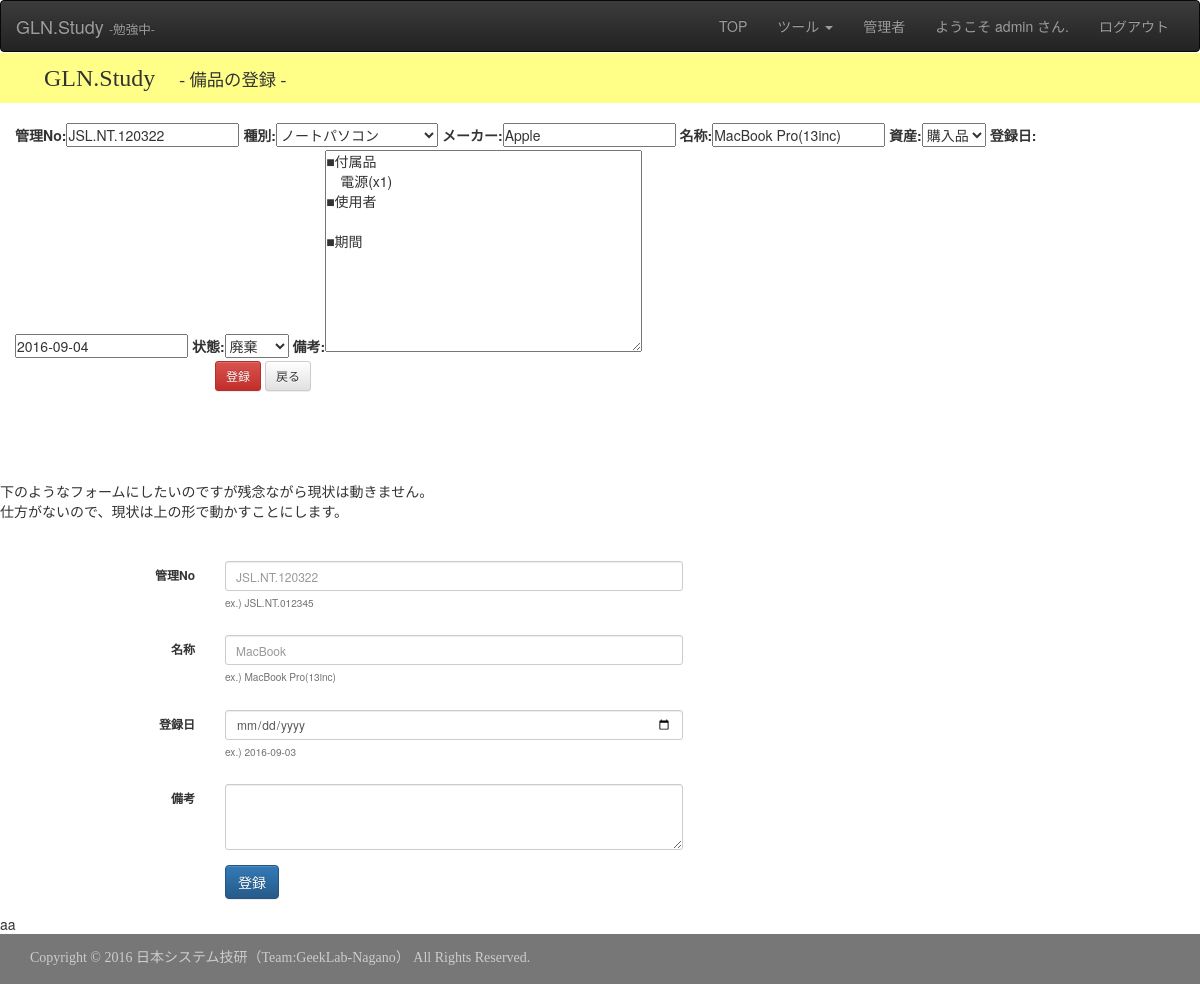
/bihin/mod/3/ (signed in), run on the app's committed database.
### bihin/models.py (models this page shows)
class Bihin(models.Model):
    bihin_no = models.CharField('管理No', max_length=255)
    bihin_type = models.IntegerField('種別', choices=PCTYPE_CHOICES)
    bihin_manufct = models.CharField('メーカー', max_length=255)
    bihin_name = models.CharField('名称', max_length=255)
    bihin_shisan = models.IntegerField('資産', choices=SHISAN_CHOICES)
    bihin_date = models.DateField('登録日')
    bihin_sts = models.IntegerField('状態', choices=STATUS_CHOICES)
    bihin_text = models.TextField('備考', null=True)

### bihin/views.py (the view)
# urls.py: url(r'^mod/(?P<bihin_id>\d+)/$', views.bihin_edit, name='bihin_mod'),		# /bihin/mod	:編集
@login_required
def bihin_edit(request, bihin_id=None):
    print ( u"Debug:bihin_edit(bihin_id)", bihin_id )
    """備品の登録・編集"""
    if bihin_id:
        bihin = get_object_or_404(Bihin, pk=bihin_id)
    else:
        bihin = Bihin()
    print ( u"Debug:bihin_edit(001)" )
    if request.method == 'POST':
        form = BihinForm(request.POST, instance=bihin)  # POST された request データからフォームを作成
        if form.is_valid():    # フォームのバリデーション
            bihin = form.save(commit=False)
            bihin.save()
            return redirect('bihin:index')
    else:    # GET の時
        form = BihinForm(instance=bihin)   # bihin インスタンスからフォームを作成
    print ( u"Debug:bihin_edit(002)" )
    d = {
        'form':form,
        'bihin':bihin,
    }
    return render(request, 'bihin/bihin_edit.html', d)

### bihin/forms.py
class BihinForm(ModelForm):
    class Meta:
        model = Bihin
        fields = (
            'bihin_no',
            'bihin_type',
            'bihin_manufct',
            'bihin_name',
            'bihin_shisan',
            'bihin_date',
            'bihin_sts',
            'bihin_text')

### bihin/templates/bihin/bihin_edit.html (shortened to what this page needs)
{% extends "base_head.html" %}
{% load bootstrap %}
{% block content %}
  <div id="header">
    {% if bihin_id %}
      <div id="headtitle">GLN.Study　<small><small>- 備品の修正 -</small></small></div>
    {% else %}
      <div id="headtitle">GLN.Study　<small><small>- 備品の登録 -</small></small></div>
    {% endif %}
  </div>
  <div class="container">
  <div id="container">
    {% if bihin_id %}
      <form action="{% url 'bihin:bihin_mod' bihin_id=bihin_id %}" method="post" class="form-horizontal" role="form">
    {% else %}
      <form action="{% url 'bihin:bihin_add' %}" method="post" class="form-horizontal" role="form">
    {% endif %}
        <div class="form-group form-group-sm">
        {{ form|bootstrap_horizontal }}
        <div class="form-group">
          <div class="col-sm-offset-2 col-sm-10">
            <button type="submit" class="btn btn-danger btn-sm">登録</button>
            <a href="{% url 'bihin:index' %}" class="btn btn-default btn-sm">戻る</a>
          </div>
        </div>
        </div>
      </form>
  </div>
  </div>
  <br><br><br>
        下のようなフォームにしたいのですが残念ながら現状は動きません。<br>
        仕方がないので、現状は上の形で動かすことにします。<br>
  <div class="container">
    <br><br>
    {% if bihin_id %}
      <form action="{% url 'bihin:bihin_mod' bihin_id=bihin_id %}" method="post" class="form-horizontal" role="form">
    {% else %}
      <form action="{% url 'bihin:bihin_add' %}" method="post" class="form-horizontal" role="form">
    {% endif %}
      <form class="form-horizontal">
        <div class="form-group form-group-sm">
          <label class="control-label col-xs-2">管理No</label>
          <div class="col-xs-5">
            <input type="text" name="name" class="form-control" placeholder={{ bihin.bihin_no }}>
            <small><small><span id="helpBlock" class="help-block">ex.) JSL.NT.012345</span></small></small>
          </div>
        </div>
        <div class="form-group form-group-sm">
          <label class="control-label col-xs-2">名称</label>
          <div class="col-xs-5">
            <input type="text" name="name" class="form-control" placeholder={{ bihin.bihin_name }}>
            <small><small><span id="helpBlock" class="help-block">ex.) MacBook Pro(13inc)</span></small></small>
          </div>
        </div>
        <div class="form-group form-group-sm">
          <label class="control-label col-xs-2">登録日</label>
          <div class="col-xs-5">
            <input type="date" name="name" class="form-control" placeholder={{ bihin.bihin_date }}>
            <small><small><span id="helpBlock" class="help-block">ex.) 2016-09-03</span></small></small>
          </div>
        </div>
        <div class="form-group form-group-sm">
          <label class="control-label col-xs-2">備考</label>
          <div class="col-xs-5">
            <textarea class="form-control" rows="3"></textarea>
          </div>
        </div>
        <div class="form-group form-group-sm">
          <div class="col-sm-offset-2 col-sm-10">
            <button type="submit" class="btn btn-primary">登録</button>
          </div>
        </div>
      </form>
      </form>
  </div>
  aa
{% endblock content %}

### top/templates/base_head.html (shortened to what this page needs)
{% load staticfiles %}
<!DOCTYPE html>
<html lang="{{ LANGUAGE_CODE|default:"en-us" }}">
<head>
  <link href="{% static 'css/bootstrap.min.css' %}" rel="stylesheet">
  <link href="{% static 'css/bootstrap-theme.min.css' %}" rel="stylesheet">
  <link href="{% static 'css/style.css' %}" rel="stylesheet" type="text/css">
</head>
<body>
  {% if user.is_authenticated %}
    <nav class="navbar navbar-inverse">
      <div class="container-fluid">
        <div class="navbar-header">
          <a class="navbar-brand" href="/top/">GLN.Study <span style="font-size: 70%;">-勉強中-</span></a>
        </div>
        <div class="collapse navbar-collapse" id="nav_target">
          <ul class="nav navbar-nav navbar-right">
            <li><a href="/top/">TOP</a></li>
            <li class="dropdown">
              <a href="#" class="dropdown-toggle" data-toggle="dropdown">ツール <span class="caret"></span></a>
            </li>
            <li><a href="/admin/">管理者</a></li>
            <p class="navbar-text">ようこそ {{ user.get_username }} さん.</p>
            <li><a href="/logout/">ログアウト</a></li>
          </ul>
        </div>
      </div>
    </nav>
  {% endif %}
  {% block content %}{% endblock %}
  <br>
  <div id="footer">
    <p>Copyright © 2016 日本システム技研（Team:GeekLab-Nagano） All Rights Reserved.</p>
  </div>
</body>
</html>

### static/css/style.css (style rules this page uses)
* { margin: 0; padding: 0; }
#header { margin: -19px 0px 0px 0px; width: 100%; height: 50px; background-color: #ffff88; text-indent: 14px; }
#headtitle { padding: 8px 0px 0px 30px; font-family: Garamond; font-size: x-large; color: #333333; }
#container { width: 100%; position: relative; height: auto !important; height: 100%; min-height: 100%; margin-top: 20px; }
#footer { bottom: 0; width: 100%; height: 50px; padding: 14px 0px 0px 30px; background-color: #777777; font-family: Garamond; color: #cccccc; }

### data on the page
Bihin: bihin_no "JSL.NT.120322", bihin_type "ノートパソコン", bihin_manufct "Apple", bihin_name "MacBook Pro(13inc)", bihin_shisan "購入品", bihin_date "2016-09-04", bihin_sts "廃棄", bihin_text "■付属品 電源(x1) ■使用者 ■期間", name "JSL.NT.120322"

### other printed values
{{ user.get_username }} "admin"
